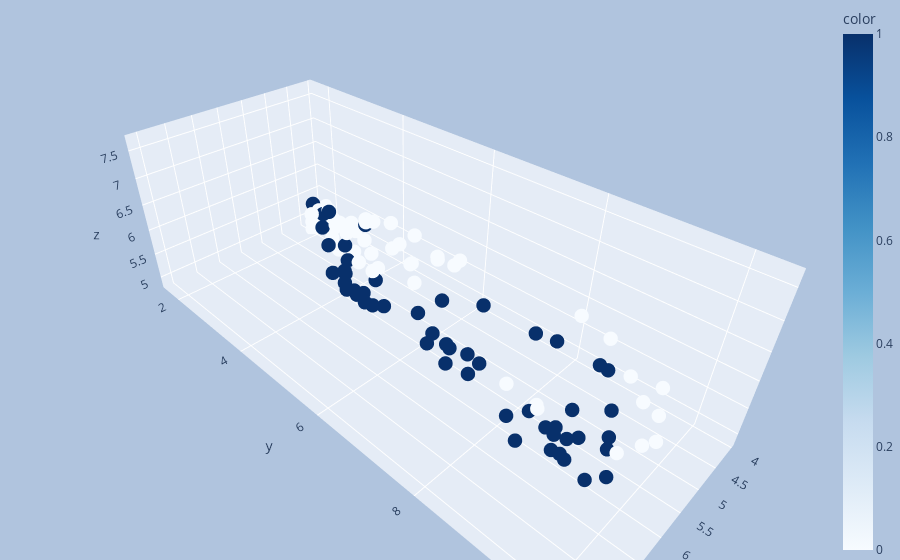

Notebook code for this chart:
### Code cell
data = pX
color = pY
draw_umap(n_components=3, size = 5, title='UMAP Transformation of Patients')
